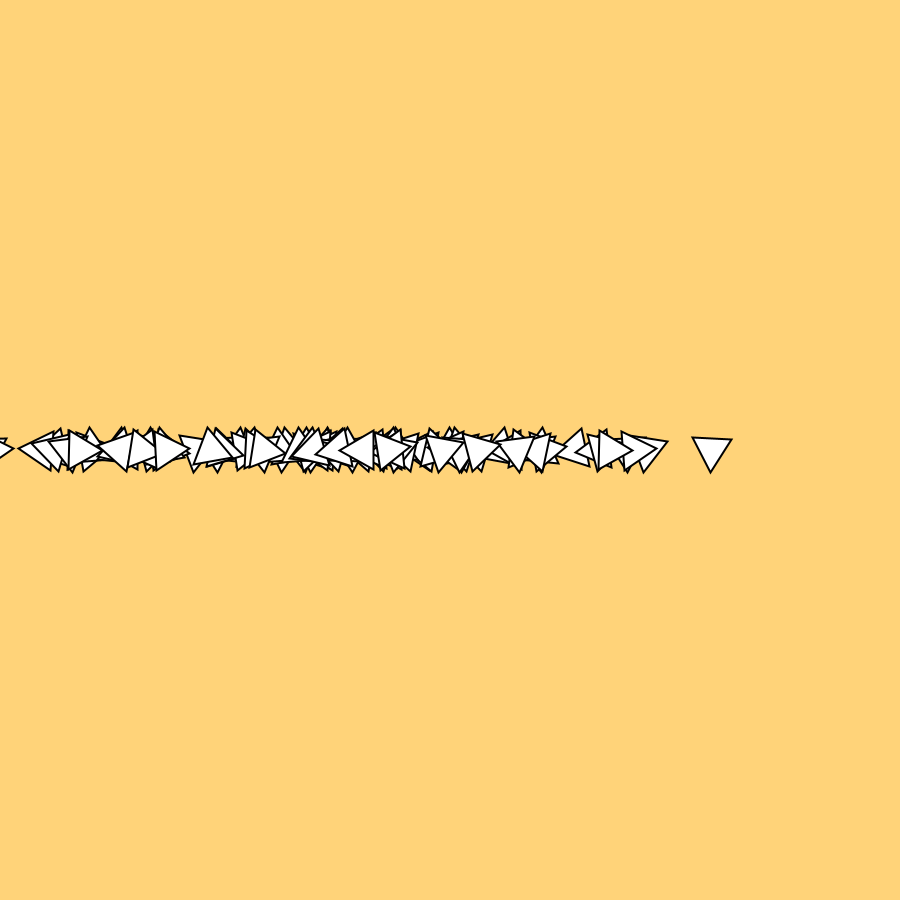
Frame 1 (no input)
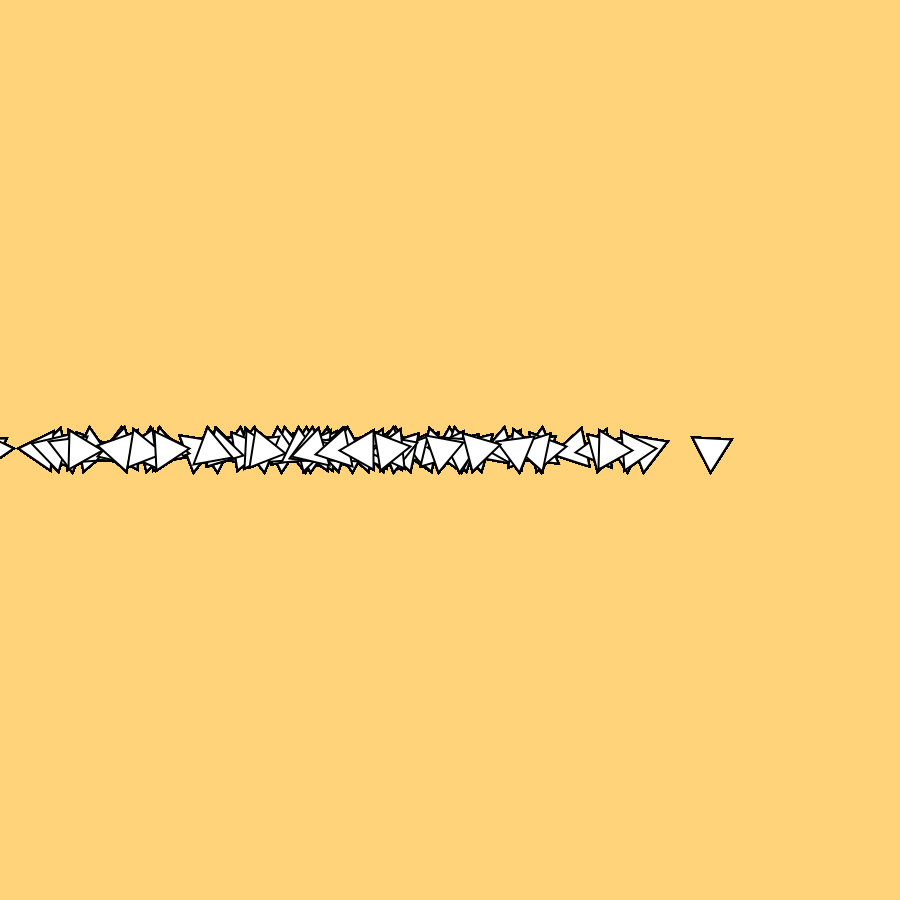
Frame 60 (the mouse pressed at the canvas centre just before this capture)
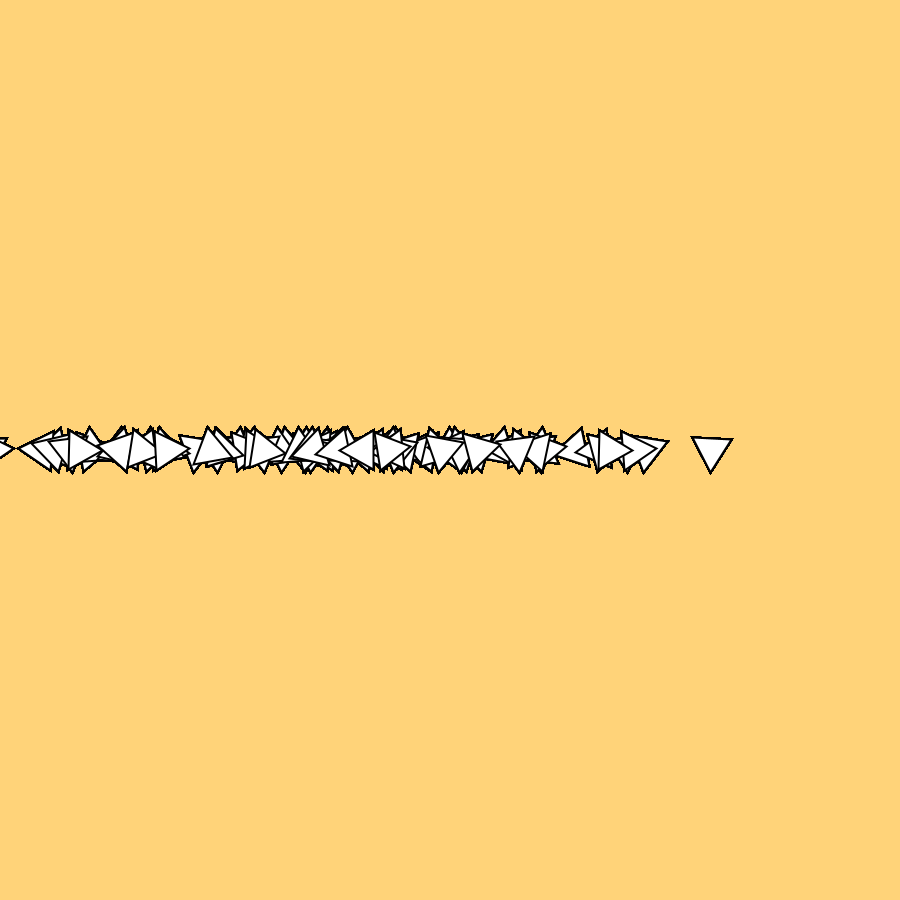
Frame 120 (the mouse held since frame 60 and released just before this capture)

The Processing sketch that drew these frames (run headless with seeded random() and noise(); from frame 60 on, the mouse is pressed at the canvas centre):

// Processing sketch: sineater
// ── sineater.pde
PVector triStart = new PVector();
PVector sizenpoint = new PVector();
PVector triEnd = new PVector();

void setup(){
  size(900, 900);
  background(#FFD379);
}

void draw(){
  //background(#FFD379);
  strokeWeight(2);
  stroke(0);
  //noFill();
  translate(width/2, height/2);
  
  spiroTri(0.00, 0.00, 0.025, -0.25);
  
}

//draw an equilateral triamgle around a central point
void spiroTri(float midX, float midY, float rad, float yoke){
  float eqDist = TAU / 3;
    rad *= width;  //radius
    yoke *= TAU;  //tripoint prime, from which the other two will be derived
    midX *= width;  //X of middle of triangle 
    midY *= height;  //Y of middle of triangle
  for(int i = 1; i<100; i++){
    triangle(
      midX + rad * cos(yoke), midY + rad * sin(yoke),  //Tripoint Prime
      midX + rad * cos(yoke + eqDist), midY + rad * sin(yoke + eqDist),  //pt 2
      midX + rad * cos(yoke - eqDist), midY + rad * sin(yoke - eqDist)  //pt 3
    );
    midX += width*0.10*cos(midX);
    midY += height*0.10*sin(midY);
    yoke += 0.10;
  }
}
